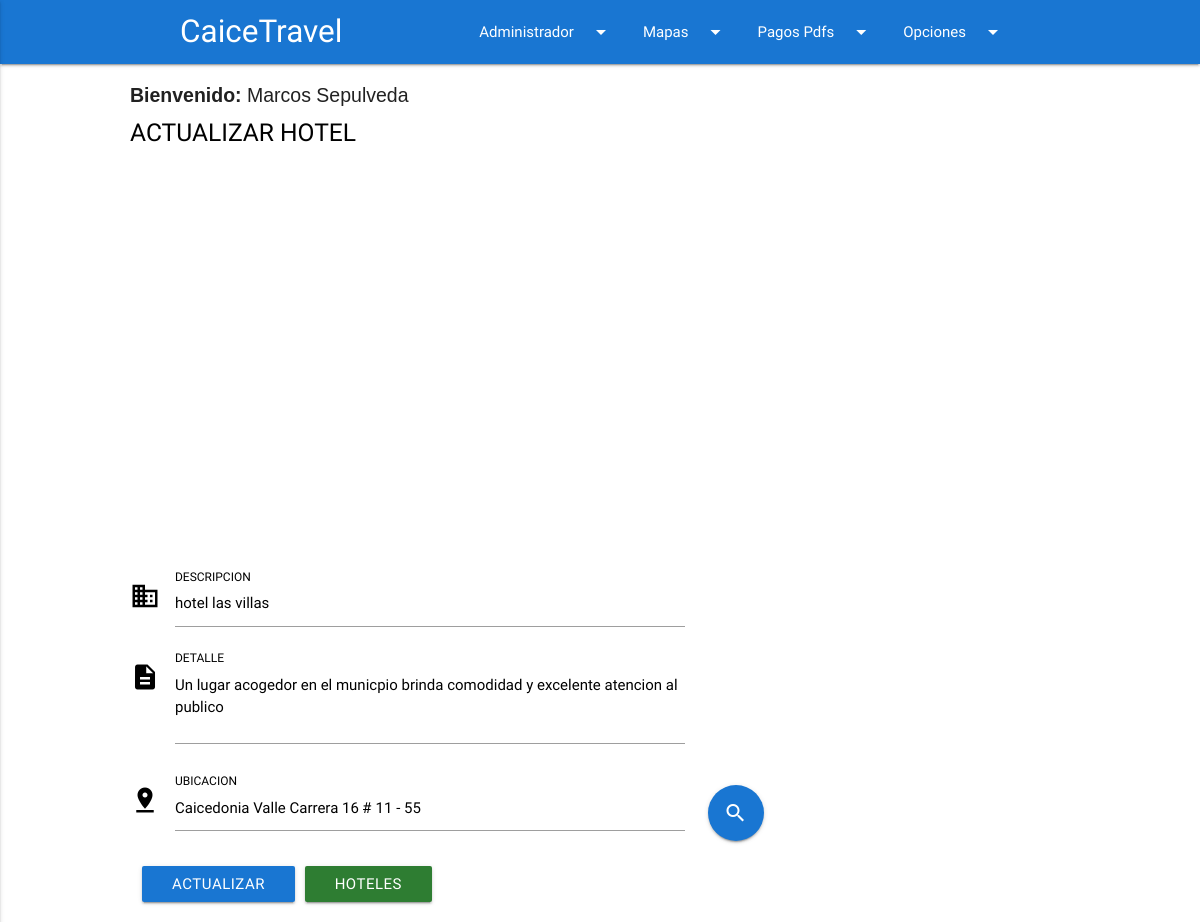
The page /actualizarHotel.php?codigoS=09&tipoS=Hotel (signed in) on the database its author committed.
### tables this page shows
CREATE TABLE IF NOT EXISTS `usuarios` (
  `idUsuarios` int(11) NOT NULL AUTO_INCREMENT,
  `nombre` varchar(45) NOT NULL,
  `email` varchar(45) NOT NULL,
  `estado` int(5) NOT NULL,
  `password` varchar(255) NOT NULL,
  `joining_date` timestamp NOT NULL DEFAULT CURRENT_TIMESTAMP,
  PRIMARY KEY (`idUsuarios`)
);

CREATE TABLE IF NOT EXISTS `hotel` (
  `codigo` varchar(4) NOT NULL,
  `descripcion` varchar(30) NOT NULL,
  `detalle` varchar(300) NOT NULL,
  `ubicacion` varchar(45) NOT NULL,
  `imagen` longblob NOT NULL,
  `latitud` double NOT NULL,
  `longitud` double NOT NULL,
  `tipo` varchar(30) NOT NULL,
  PRIMARY KEY (`codigo`)
);

### class.administrador.php (called while the page is built, shortened)
 <?php
class Administrador
{
	private $conn;
	public function __construct()
	{
		$basededatos = new Conexion();
		$bd = $basededatos->conexionBD();
		$this->conn = $bd;
	}
	public function runQuery($sql)
	{
		$stmt = $this->conn->prepare($sql);
		return $stmt;
	}
}
?>

### actualizarHotel.php (the view, shortened to what this page needs)
<?php
require_once('class.administrador.php');
$administrador = new Administrador();
$codigo=$_GET['codigoS'];
$sql="select * from hotel where codigo='$codigo'";
$stmt = $administrador->runQuery($sql);
$stmt->execute();
$fila=$stmt->fetch(PDO::FETCH_ASSOC);
$user_id = $_SESSION['user_session'];
$stmt = $administrador->runQuery("SELECT * FROM usuarios WHERE idUsuarios=:user_id");
$stmt->execute(array(":user_id"=>$user_id));
$userRow=$stmt->fetch(PDO::FETCH_ASSOC);
?>
<!DOCTYPE html>
<html lang="es">
<head>
  	<link type="text/css" rel="stylesheet" href="css/materialize.min.css"  media="screen,projection"/>
</head>
<body onload="mapa.initMap()">
<div class="row">
    <?php
		require_once('NavBarAdmin.php');
	?>
	<form class="col s12 m12 l12" name="enviar" method="POST" enctype="multipart/form-data">
		<div class="col">
			<div style="margin-top: 0rem;" class="input-field col s12 m8 l6 offset-l1 offset-m1">
				<p class="titulo"><b>Bienvenido: </b><?php echo $userRow['nombre']; ?></p>
				<article>
					<h5 class="color">ACTUALIZAR HOTEL</h5>
				</article>
			</div>
			<div id="mapa" style="height:410px; margin-top: 0rem;" class="input-field col s12 m8 l10 offset-l1 offset-m1"></div>
	        <div class="input-field col s12 m8 l6 offset-l1 offset-m1">
	        	<i class="material-icons prefix">business</i>
				<input maxLength="30" type="text" pattern="-?[A-Za-záéíóúÁÉÍÓÚÑñ #-]*" id="descripcionn" name="descripcionn" class="color" placeholder=" Ingrese el nombre del hotel" value="<?php echo $fila['descripcion']; ?>" required>
				<label class="color" for="descripcionn">DESCRIPCION</label>
			</div>
			<div class="input-field col s12 m8 l6 offset-l1 offset-m1">
				<i class="material-icons prefix">description</i>
				<textarea maxLength="300" id="detalle" name="detallee" rows=5 cols=40 class="materialize-textarea" placeholder=" Ingrese el detalle de los servicios que ofrece el hotel" required><?php echo $fila['detalle']; ?></textarea>
				<label class="color" for="detallee">DETALLE</label>
			</div>
			<div class="input-field col s10 m8 l6 offset-l1 offset-m1">
				<i class="material-icons prefix">pin_drop</i>
				<input maxLength="45" type="text" pattern="-?[A-Za-záéíóúÁÉÍÓÚÑñ 0-9 #-]*" id="search" name="ubicacionn" class="color" placeholder=" Ingrese la direccion" value="<?php echo $fila['ubicacion']; ?>" required>
				<label class="color" for="ubicacionn">UBICACION</label>
            </div>
            <div class="input-field col s2 m2 l1">
              <a class="btn-floating btn-large waves-effect waves-light blue darken-2" onClick="mapa.getCoords()" style='width:56px; height:56px' title="Obtener Coordenadas a partir de una direccion"><i class="material-icons left" style="color:white;">search</i></a>
            </div>
		</div>
		<div class="col">
			<div class="input-field col s6 m3 l3 offset-l4 offset-m2">
				<button class="btn #1976d2 blue darken-2" type="submit" name="btnGrabar">ACTUALIZAR</button>
			</div>
			<div class="input-field col s6 m1 l1 offset-l3 offset-m3">
			 	<a class="waves-effect waves-light btn green darken-3" href="listaHotel.php">HOTELES</a>
			</div>
		</div>
	</form>
</div>
</body>
</html>

### actualizarHotel.php (style rules this page uses)
input, input::-webkit-input-placeholder { color:#798081; }
textarea, textarea::-webkit-input-placeholder { color:#798081; }
input.color, input.file-path, textarea.materialize-textarea { color:black; }
label.color, h5.color { color:black; }
i.material-icons { color:black; }
p.titulo { font: 1.3em Arial, Helvetica, sans-serif; }

### rows shown on the page
usuarios: nombre "Marcos Sepulveda"
hotel: descripcionn "hotel las villas", detallee "Un lugar acogedor en el municpio brinda comodidad y excelente atencion al publico", ubicacionn "Caicedonia Valle Carrera 16 # 11 - 55"
